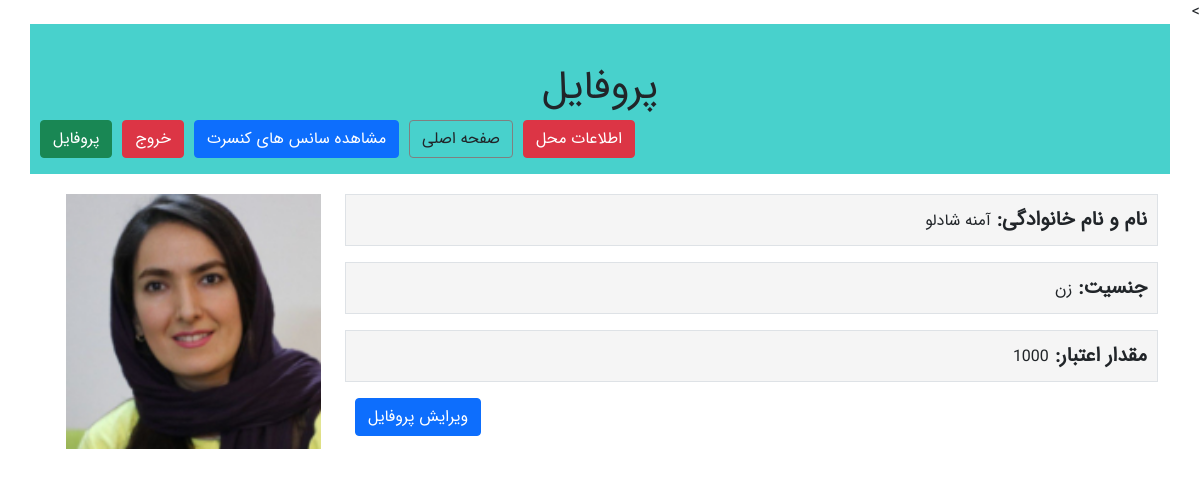
Before: /accounts/profile/ (signed in) with the older database file.
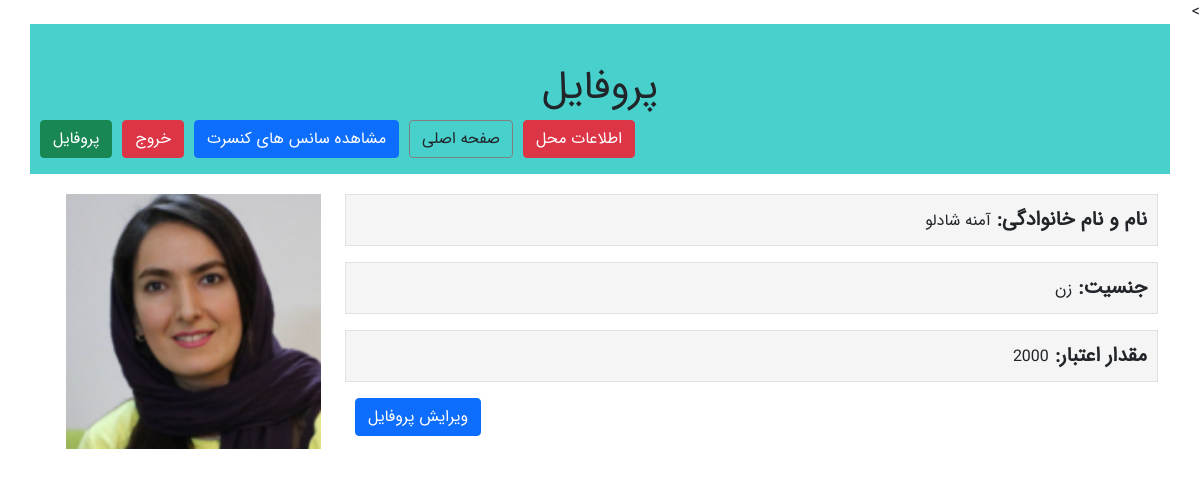
After: the same page with the newer database file.
### accounts/models.py (models this page shows)
class ProfileModel(models.Model):
    class Meta:
        verbose_name="کاربر"
        verbose_name_plural="کاربر"
    user=models.OneToOneField(User,on_delete=models.CASCADE,verbose_name="کاربری",related_name="profile")
    ProfileImage=models.ImageField(upload_to="ProfileImages/",verbose_name="عکس")
    Man=1
    Woman=2
    status_chioces=((Man,"مرد"),(Woman,"زن"))
    Gender=models.IntegerField(choices=status_chioces,verbose_name="جنسیت")
    Credit=models.IntegerField(verbose_name="اعتبار", default=0)

### accounts/views.py (the view)
# urls.py: path('profile/', views.profileView),
@login_required
def profileView(request):
    profile=request.user.profile
    context={
        "profile":profile
    }
    return render(request,"accounts/profile.html",context)

### accounts/templates/accounts/profile.html
{% extends "ticketSales/layout.html" %}
{% block titlepage %}
    پروفایل {{ concertdetails.Name }}
{% endblock%}
{% block mainContent %}
   <div class="row" style="margin-top: 20px;">
            <div class="col-md-9">
                <div >
                    <p class="border"> <span class="title">نام و نام خانوادگی: </span> {{ profile.user.get_full_name }} </p>
                    <p class="border"> <span class="title">جنسیت: </span> {{ profile.get_Gender_display }}</p>
                    <p class="border"><span class="title">مقدار اعتبار: </span> {{ profile.Credit }}</p>
                    <ul class="btnul">
                        <li><a class="btn btn-primary" href="/accounts/profileEdit"> ویرایش پروفایل</a></li>
                    </ul>
                </div>
            </div>
            <div class="col-md-3" dir="ltr">
                    <img src="{{ profile.ProfileImage.url }}" style="width:100%;height:auto">
            </div>
    </div>
{% endblock%}

### ticketSales/templates/ticketSales/layout.html (shortened to what this page needs)
{% load static %}
<!DOCTYPE html>
<html dir="rtl">
    <head>
        <link rel="stylesheet" type="text/css" href="{% static 'ticketSales/css/bootstrap.css' %} " >
        <link rel="stylesheet" type="text/css" href="{% static 'ticketSales/css/fontawesome.css' %} " >
        <link rel="stylesheet" type="text/css" href="{% static 'ticketSales/css/style.css' %} " >
    </head>
    <body>
        <div class="container">
            <div class="row box">
                <h1>{% block titlepage %} {% endblock%}</h1>
                <ul class="btnul">
                    {% if user.is_authenticated %}
                        <li><a class="btn btn-success" href="/accounts/profile">پروفایل</a></li>
                        <li><a class="btn btn-danger" href="/accounts/logout">خروج</a></li>
                    {% else %}
                        <li><a class="btn btn-success" href="/accounts/login">ورود</a></li>
                        <li><a class="btn btn-danger" href="/accounts/profileRegister">ثبت نام</a></li>
                    {% endif %}
                    <li><a class="btn btn-primary" href="/ticketSales/time/list"> مشاهده سانس های کنسرت</a></li>
                    <li><a class="btn default" href="/ticketSales/concert/list">صفحه اصلی</a></li>
                    <li><a class="btn btn-danger"  href="/ticketSales/location/list">اطلاعات محل</a></li>
                </ul>
            </div>
            <div class="row">
                  {% block mainContent %}{% endblock%}
            </div>
        </div>
    </body>
</html>

### ticketSales/static/ticketSales/css/style.css (style rules this page uses)
body { font-family: 'IranSanse' !important; }
.box { background-color:mediumturquoise ; padding-top: 40px; text-align: center; }
.btnul { list-style-type: none; padding-left: 0; }
.btnul li { float: left; margin-left: 10px; }
.default { border:1px solid gray }
.border { background-color: whitesmoke; }
.title { font-size: 20px; font-weight: bold; width: 100px !important; }
p { padding: 10px; }

Changed rows visible on the page:
changed ProfileModel "زن": Credit "1000" → "2000"
